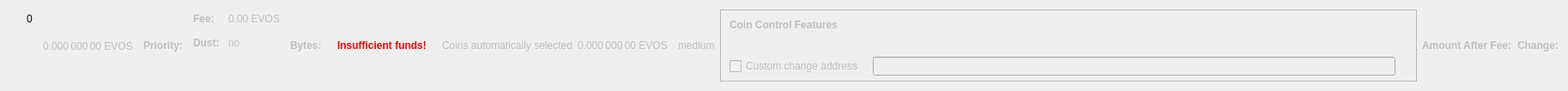
    <widget class="QWidget" name="dummyHideWidget" native="true">
     <property name="maximumSize">
      <size>
       <width>100</width>
       <height>22</height>
      </size>
     </property>
     <layout class="QHBoxLayout" name="dummyHideLayout">
      <item>
       <layout class="QFormLayout" name="formLayoutCoinControl1">
        <property name="horizontalSpacing">
         <number>10</number>
        </property>
        <property name="verticalSpacing">
         <number>14</number>
        </property>
        <property name="leftMargin">
         <number>10</number>
        </property>
        <property name="topMargin">
         <number>4</number>
        </property>
        <property name="rightMargin">
         <number>6</number>
        </property>
        <item row="0" column="1">
         <widget class="QLabel" name="labelCoinControlBytes">
          <property name="cursor">
           <cursorShape>IBeamCursor</cursorShape>
          </property>
          <property name="contextMenuPolicy">
           <enum>Qt::ActionsContextMenu</enum>
          </property>
          <property name="text">
           <string notr="true">0</string>
          </property>
          <property name="textInteractionFlags">
           <set>Qt::LinksAccessibleByMouse|Qt::TextSelectableByKeyboard|Qt::TextSelectableByMouse</set>
          </property>
         </widget>
        </item>
       </layout>
      </item>
      <item>
       <widget class="QLabel" name="labelCoinControlAfterFee">
        <property name="enabled">
         <bool>false</bool>
        </property>
        <property name="sizePolicy">
         <sizepolicy hsizetype="Fixed" vsizetype="Fixed">
          <horstretch>0</horstretch>
          <verstretch>0</verstretch>
         </sizepolicy>
        </property>
        <property name="minimumSize">
         <size>
          <width>111</width>
          <height>12</height>
         </size>
        </property>
        <property name="maximumSize">
         <size>
          <width>111</width>
          <height>12</height>
         </size>
        </property>
        <property name="cursor">
         <cursorShape>IBeamCursor</cursorShape>
        </property>
        <property name="contextMenuPolicy">
         <enum>Qt::ActionsContextMenu</enum>
        </property>
        <property name="text">
         <string notr="true">0.000 000 00 EVOS</string>
        </property>
        <property name="textInteractionFlags">
         <set>Qt::LinksAccessibleByMouse|Qt::TextSelectableByKeyboard|Qt::TextSelectableByMouse</set>
        </property>
       </widget>
      </item>
      <item>
       <widget class="QLabel" name="labelCoinControlPriorityText">
        <property name="enabled">
         <bool>false</bool>
        </property>
        <property name="font">
         <font>
          <weight>75</weight>
          <bold>true</bold>
         </font>
        </property>
        <property name="text">
         <string>Priority:</string>
        </property>
       </widget>
      </item>
      <item>
       <layout class="QHBoxLayout" name="horizontalLayout"/>
      </item>
      <item>
       <layout class="QFormLayout" name="formLayoutCoinControl3">
        <property name="horizontalSpacing">
         <number>10</number>
        </property>
        <property name="verticalSpacing">
         <number>14</number>
        </property>
        <property name="leftMargin">
         <number>6</number>
        </property>
        <property name="topMargin">
         <number>4</number>
        </property>
        <property name="rightMargin">
         <number>6</number>
        </property>
        <item row="0" column="0">
         <widget class="QLabel" name="labelCoinControlFeeText">
          <property name="enabled">
           <bool>false</bool>
          </property>
          <property name="font">
           <font>
            <weight>75</weight>
            <bold>true</bold>
           </font>
          </property>
          <property name="text">
           <string>Fee:</string>
          </property>
          <property name="margin">
           <number>0</number>
          </property>
         </widget>
        </item>
        <item row="0" column="1">
         <widget class="QLabel" name="labelCoinControlFee">
          <property name="enabled">
           <bool>false</bool>
          </property>
          <property name="cursor">
           <cursorShape>IBeamCursor</cursorShape>
          </property>
          <property name="contextMenuPolicy">
           <enum>Qt::ActionsContextMenu</enum>
          </property>
          <property name="text">
           <string notr="true">0.00 EVOS</string>
          </property>
          <property name="textInteractionFlags">
           <set>Qt::LinksAccessibleByMouse|Qt::TextSelectableByKeyboard|Qt::TextSelectableByMouse</set>
          </property>
         </widget>
        </item>
        <item row="1" column="0">
         <widget class="QLabel" name="labelCoinControlLowOutputText">
          <property name="enabled">
           <bool>false</bool>
          </property>
          <property name="font">
           <font>
            <weight>75</weight>
            <bold>true</bold>
           </font>
          </property>
          <property name="text">
           <string>Dust:</string>
          </property>
         </widget>
        </item>
        <item row="1" column="1">
         <widget class="QLabel" name="labelCoinControlLowOutput">
          <property name="enabled">
           <bool>false</bool>
          </property>
          <property name="cursor">
           <cursorShape>IBeamCursor</cursorShape>
          </property>
          <property name="contextMenuPolicy">
           <enum>Qt::ActionsContextMenu</enum>
          </property>
          <property name="text">
           <string>no</string>
          </property>
          <property name="textInteractionFlags">
           <set>Qt::LinksAccessibleByMouse|Qt::TextSelectableByKeyboard|Qt::TextSelectableByMouse</set>
          </property>
         </widget>
        </item>
       </layout>
      </item>
      <item>
       <widget class="QLabel" name="labelCoinControlBytesText">
        <property name="enabled">
         <bool>false</bool>
        </property>
        <property name="font">
         <font>
          <weight>75</weight>
          <bold>true</bold>
         </font>
        </property>
        <property name="text">
         <string>Bytes:</string>
        </property>
       </widget>
      </item>
      <item>
       <layout class="QFormLayout" name="formLayoutCoinControl2">
        <property name="horizontalSpacing">
         <number>10</number>
        </property>
        <property name="verticalSpacing">
         <number>14</number>
        </property>
        <property name="leftMargin">
         <number>6</number>
        </property>
        <property name="topMargin">
         <number>4</number>
        </property>
        <property name="rightMargin">
         <number>6</number>
        </property>
       </layout>
      </item>
      <item>
       <layout class="QHBoxLayout" name="horizontalLayoutCoinControl2">
        <property name="spacing">
         <number>8</number>
        </property>
        <property name="bottomMargin">
         <number>10</number>
        </property>
       </layout>
      </item>
      <item>
       <widget class="QLabel" name="labelCoinControlInsuffFunds">
        <property name="enabled">
         <bool>false</bool>
        </property>
        <property name="minimumSize">
         <size>
          <width>0</width>
          <height>0</height>
         </size>
        </property>
        <property name="font">
         <font>
          <weight>75</weight>
          <bold>true</bold>
         </font>
        </property>
        <property name="styleSheet">
         <string notr="true">color:red;font-weight:bold;</string>
        </property>
        <property name="text">
         <string>Insufficient funds!</string>
        </property>
        <property name="margin">
         <number>5</number>
        </property>
       </widget>
      </item>
      <item>
       <layout class="QFormLayout" name="formLayoutCoinControl4">
        <property name="horizontalSpacing">
         <number>10</number>
        </property>
        <property name="verticalSpacing">
         <number>14</number>
        </property>
        <property name="leftMargin">
         <number>6</number>
        </property>
        <property name="topMargin">
         <number>4</number>
        </property>
        <property name="rightMargin">
         <number>6</number>
        </property>
       </layout>
      </item>
      <item>
       <widget class="QLabel" name="labelCoinControlAutomaticallySelected">
        <property name="enabled">
         <bool>false</bool>
        </property>
        <property name="sizePolicy">
         <sizepolicy hsizetype="Fixed" vsizetype="Fixed">
          <horstretch>0</horstretch>
          <verstretch>0</verstretch>
         </sizepolicy>
        </property>
        <property name="minimumSize">
         <size>
          <width>0</width>
          <height>0</height>
         </size>
        </property>
        <property name="maximumSize">
         <size>
          <width>240</width>
          <height>16777215</height>
         </size>
        </property>
        <property name="text">
         <string>Coins automatically selected</string>
        </property>
        <property name="margin">
         <number>5</number>
        </property>
       </widget>
      </item>
      <item>
       <widget class="QLabel" name="labelCoinControlChange">
        <property name="enabled">
         <bool>false</bool>
        </property>
        <property name="sizePolicy">
         <sizepolicy hsizetype="Fixed" vsizetype="Fixed">
          <horstretch>0</horstretch>
          <verstretch>0</verstretch>
         </sizepolicy>
        </property>
        <property name="minimumSize">
         <size>
          <width>111</width>
          <height>0</height>
         </size>
        </property>
        <property name="maximumSize">
         <size>
          <width>111</width>
          <height>16777215</height>
         </size>
        </property>
        <property name="cursor">
         <cursorShape>IBeamCursor</cursorShape>
        </property>
        <property name="contextMenuPolicy">
         <enum>Qt::ActionsContextMenu</enum>
        </property>
        <property name="text">
         <string notr="true">0.000 000 00 EVOS</string>
        </property>
        <property name="textInteractionFlags">
         <set>Qt::LinksAccessibleByMouse|Qt::TextSelectableByKeyboard|Qt::TextSelectableByMouse</set>
        </property>
       </widget>
      </item>
      <item>
       <widget class="QLabel" name="labelCoinControlPriority">
        <property name="enabled">
         <bool>false</bool>
        </property>
        <property name="cursor">
         <cursorShape>IBeamCursor</cursorShape>
        </property>
        <property name="contextMenuPolicy">
         <enum>Qt::ActionsContextMenu</enum>
        </property>
        <property name="text">
         <string>medium</string>
        </property>
        <property name="textInteractionFlags">
         <set>Qt::LinksAccessibleByMouse|Qt::TextSelectableByKeyboard|Qt::TextSelectableByMouse</set>
        </property>
       </widget>
      </item>
      <item>
       <widget class="QFrame" name="frameCoinControl">
        <property name="sizePolicy">
         <sizepolicy hsizetype="Expanding" vsizetype="Expanding">
          <horstretch>0</horstretch>
          <verstretch>0</verstretch>
         </sizepolicy>
        </property>
        <property name="maximumSize">
         <size>
          <width>16777215</width>
          <height>16777215</height>
         </size>
        </property>
        <property name="frameShape">
         <enum>QFrame::StyledPanel</enum>
        </property>
        <property name="frameShadow">
         <enum>QFrame::Sunken</enum>
        </property>
        <layout class="QVBoxLayout" name="verticalLayoutCoinControl2_2">
         <property name="spacing">
          <number>0</number>
         </property>
         <property name="leftMargin">
          <number>0</number>
         </property>
         <property name="topMargin">
          <number>0</number>
         </property>
         <property name="rightMargin">
          <number>0</number>
         </property>
         <property name="bottomMargin">
          <number>6</number>
         </property>
         <item>
          <layout class="QVBoxLayout" name="verticalLayoutCoinControl" stretch="0,0,0,1">
           <property name="spacing">
            <number>0</number>
           </property>
           <property name="leftMargin">
            <number>10</number>
           </property>
           <property name="topMargin">
            <number>10</number>
           </property>
           <item>
            <layout class="QHBoxLayout" name="horizontalLayoutCoinControl1">
             <property name="bottomMargin">
              <number>15</number>
             </property>
             <item>
              <widget class="QLabel" name="labelCoinControlFeatures">
               <property name="enabled">
                <bool>false</bool>
               </property>
               <property name="sizePolicy">
                <sizepolicy hsizetype="Preferred" vsizetype="Maximum">
                 <horstretch>0</horstretch>
                 <verstretch>0</verstretch>
                </sizepolicy>
               </property>
               <property name="font">
                <font>
                 <weight>75</weight>
                 <bold>true</bold>
                </font>
               </property>
               <property name="styleSheet">
                <string notr="true">font-weight:bold;</string>
               </property>
               <property name="text">
                <string>Coin Control Features</string>
               </property>
              </widget>
             </item>
            </layout>
           </item>
           <item>
            <widget class="QWidget" name="widgetCoinControl" native="true">
             <property name="sizePolicy">
              <sizepolicy hsizetype="Preferred" vsizetype="Preferred">
               <horstretch>0</horstretch>
               <verstretch>0</verstretch>
              </sizepolicy>
             </property>
             <property name="minimumSize">
              <size>
               <width>0</width>
               <height>0</height>
              </size>
             </property>
             <property name="styleSheet">
              <string notr="true"/>
             </property>
             <layout class="QHBoxLayout" name="horizontalLayoutCoinControl5_2">
              <property name="leftMargin">
               <number>0</number>
              </property>
              <property name="topMargin">
               <number>0</number>
              </property>
              <property name="rightMargin">
               <number>0</number>
              </property>
              <property name="bottomMargin">
               <number>0</number>
              </property>
              <item>
               <layout class="QHBoxLayout" name="horizontalLayoutCoinControl3">
                <property name="spacing">
                 <number>20</number>
                </property>
                <property name="topMargin">
                 <number>0</number>
                </property>
                <property name="bottomMargin">
                 <number>10</number>
                </property>
               </layout>
              </item>
             </layout>
            </widget>
           </item>
           <item>
            <layout class="QHBoxLayout" name="horizontalLayoutCoinControl4" stretch="0,0,0">
             <property name="spacing">
              <number>12</number>
             </property>
             <property name="sizeConstraint">
              <enum>QLayout::SetDefaultConstraint</enum>
             </property>
             <property name="topMargin">
              <number>5</number>
             </property>
             <property name="rightMargin">
              <number>5</number>
             </property>
             <item>
              <widget class="QCheckBox" name="checkBoxCoinControlChange">
               <property name="enabled">
                <bool>false</bool>
               </property>
               <property name="toolTip">
                <string>If this is activated, but the change address is empty or invalid, change will be sent to a newly generated address.</string>
               </property>
               <property name="text">
                <string>Custom change address</string>
               </property>
              </widget>
             </item>
             <item>
              <widget class="QValidatedLineEdit" name="lineEditCoinControlChange">
               <property name="enabled">
                <bool>false</bool>
               </property>
               <property name="sizePolicy">
                <sizepolicy hsizetype="Expanding" vsizetype="Fixed">
                 <horstretch>0</horstretch>
                 <verstretch>0</verstretch>
                </sizepolicy>
               </property>
              </widget>
             </item>
             <item>
              <widget class="QLabel" name="labelCoinControlChangeLabel_2">
               <property name="sizePolicy">
                <sizepolicy hsizetype="Preferred" vsizetype="Expanding">
                 <horstretch>0</horstretch>
                 <verstretch>0</verstretch>
                </sizepolicy>
               </property>
               <property name="minimumSize">
                <size>
                 <width>0</width>
                 <height>0</height>
                </size>
               </property>
               <property name="text">
                <string/>
               </property>
               <property name="margin">
                <number>3</number>
               </property>
              </widget>
             </item>
            </layout>
           </item>
           <item>
            <spacer name="verticalSpacerCoinControl">
             <property name="orientation">
              <enum>Qt::Vertical</enum>
             </property>
             <property name="sizeHint" stdset="0">
              <size>
               <width>800</width>
               <height>1</height>
              </size>
             </property>
            </spacer>
           </item>
          </layout>
         </item>
        </layout>
       </widget>
      </item>
      <item>
       <widget class="QLabel" name="labelCoinControlAfterFeeText">
        <property name="enabled">
         <bool>false</bool>
        </property>
        <property name="minimumSize">
         <size>
          <width>0</width>
          <height>0</height>
         </size>
        </property>
        <property name="maximumSize">
         <size>
          <width>16777215</width>
          <height>16777215</height>
         </size>
        </property>
        <property name="font">
         <font>
          <weight>75</weight>
          <bold>true</bold>
         </font>
        </property>
        <property name="text">
         <string>Amount After Fee:</string>
        </property>
        <property name="alignment">
         <set>Qt::AlignLeading|Qt::AlignLeft|Qt::AlignVCenter</set>
        </property>
        <property name="margin">
         <number>0</number>
        </property>
       </widget>
      </item>
      <item>
       <widget class="QLabel" name="labelCoinControlChangeText">
        <property name="enabled">
         <bool>false</bool>
        </property>
        <property name="sizePolicy">
         <sizepolicy hsizetype="Preferred" vsizetype="Preferred">
          <horstretch>0</horstretch>
          <verstretch>0</verstretch>
         </sizepolicy>
        </property>
        <property name="minimumSize">
         <size>
          <width>0</width>
          <height>0</height>
         </size>
        </property>
        <property name="maximumSize">
         <size>
          <width>16777215</width>
          <height>16777215</height>
         </size>
        </property>
        <property name="font">
         <font>
          <weight>75</weight>
          <bold>true</bold>
         </font>
        </property>
        <property name="text">
         <string>Change:</string>
        </property>
        <property name="alignment">
         <set>Qt::AlignLeading|Qt::AlignLeft|Qt::AlignVCenter</set>
        </property>
       </widget>
      </item>
     </layout>
    </widget>
